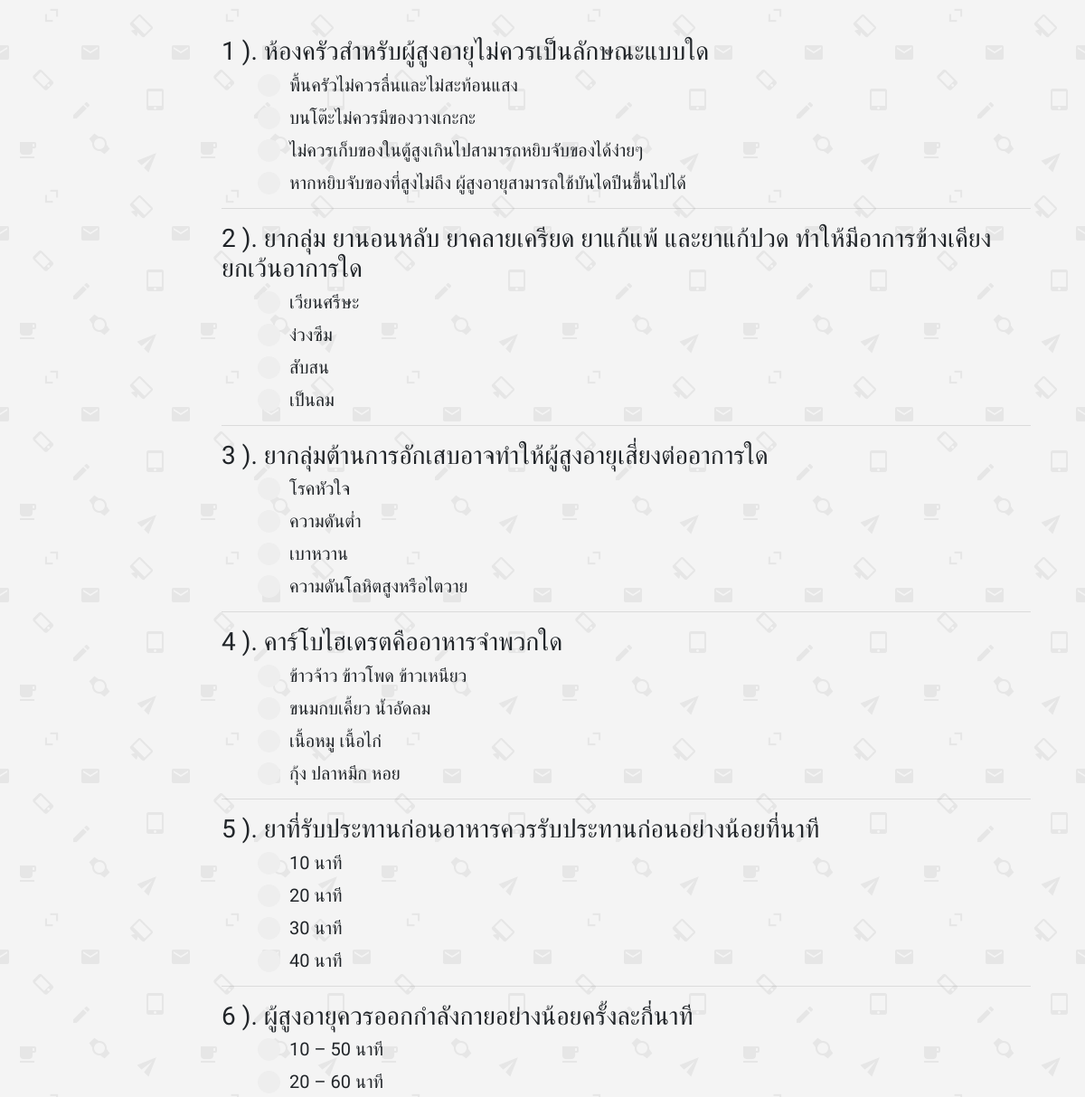
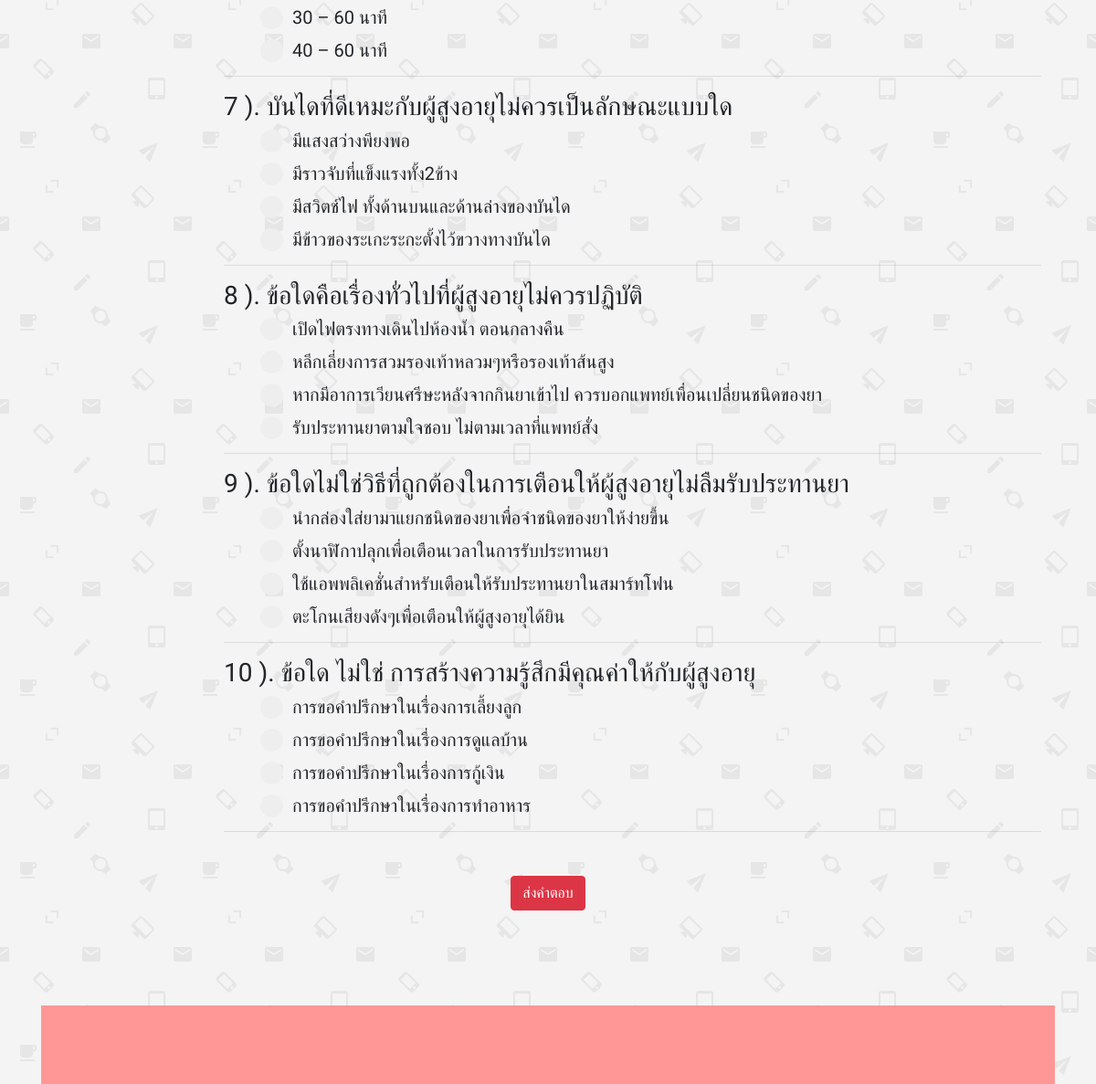
The app's page /choice.php?choice_id=28 with its own data (2 pictures, top to bottom).
### tables this page shows
CREATE TABLE `testing` (
  `id` int(3) NOT NULL,
  `choice_id` int(10) NOT NULL,
  `question` varchar(100) NOT NULL DEFAULT '',
  `c1` varchar(100) NOT NULL DEFAULT '',
  `c2` varchar(100) NOT NULL DEFAULT '',
  `c3` varchar(100) NOT NULL DEFAULT '',
  `c4` varchar(100) NOT NULL DEFAULT '',
  `answer` int(1) NOT NULL DEFAULT '0',
  `status` int(1) NOT NULL
);

### choice.php (the view, shortened to what this page needs)
<html>
<?php include 'conn.php'; ?>
<?php
$choice_id = $_REQUEST['choice_id'];
$user_id = $_REQUEST['user_id'];
$sql="SELECT * From testing WHERE choice_id = '$choice_id' and status <> 1 order by rand() limit 11";
$db_query=mysqli_query($con,$sql) or die(mysqli_error());
?>
<?php include 'header.php'; ?>
<body onload="window.setTimeout(&#39;getSecs()&#39;,1)">
  <div class="container">
    <div class="py-2">
      <div class="container">
        <div class="row">
          <div class="col-md-12">
          </div>
        </div>
      </div>
    </div>
    <form name="form1" method="post" action="">
      <div class="py-3" style="">
        <div class="container">
          <div class="row">
            <div class="col-md-2">
            </div>
            <div class="col-md-10">
              <?php
              if (isset($_REQUEST['af'])) {
                include 'answer.php';
              }else{
               ?>
               <?php
               $i=0;
               while($result=mysqli_fetch_array($db_query))
               {
                $i++;
                ?>
                <h3><?php echo $i." ).   ".$result["question"];?></h3>
                <ol>
                  <label class="containerr"><h5><?php echo $result["c1"];?>
                  <span class="checkmark"></span></h5>
                </label>
                <label class="containerr"><h5><?php echo $result["c2"];?>
                <span class="checkmark"></span></h5>
              </label>
              <label class="containerr"><h5><?php echo $result["c3"];?>
              <span class="checkmark"></span></h5>
            </label>
            <label class="containerr"><h5><?php echo $result["c4"];?>
            <span class="checkmark"></span></h5>
          </label>
        </ol>
        <hr>
      <?php } ?>
    <?php   } ?>
  </div>
</div>
</div>
</div>
<div class="py-3">
  <div class="container">
    <div class="row">
      <div class="col-md-12 text-center">
        <?php if (isset($_REQUEST['af'])) { ?>
         <a href="score.php?user_id=<?php echo $user_id ?>" class="btn btn-secondary" type="button" >ดูคะแนนรวม</a>
       <?php }else{ ?>
         <button class="btn btn-xs btn-danger buttonn" id="btn1" >ส่งคำตอบ</button>
       <?php   } ?>
     </div>
   </div>
 </div>
</form>
</div>
</body>
<?php include 'footer.php'; ?>
</html>

### choice.php (style rules this page uses)
.containerr { display: block; position: relative; padding-left: 35px; margin-bottom: 12px; cursor: pointer; font-size: 20px; -webkit-user-select: none; -moz-user-select: none; -ms-user-select: none; user-select: none; }
.checkmark { position: absolute; top: 0; left: 0; height: 25px; width: 25px; background-color: #eee; border-radius: 50%; }
.checkmark:after { content: ""; position: absolute; display: none; }
.containerr .checkmark:after { top: 9px; left: 9px; width: 8px; height: 8px; border-radius: 50%; background: white; }

### header.php (style rules this page uses)
body { background-image: url("img/email-pattern.png"); background-color: #cccc; font-family: 'Itim', cursive; }

### records on screen
testing: question "ห้องครัวสำหรับผู้สูงอายุไม่ควรเป็นลักษณะแบบใด", c1 "พื้นครัวไม่ควรลื่นและไม่สะท้อนแสง", c2 "บนโต๊ะไม่ควรมีของวางเกะกะ", c3 "ไม่ควรเก็บของในตู้สูงเกินไปสามารถหยิบจับของได้ง่ายๆ", c4 "หากหยิบจับของที่สูงไม่ถึง ผู้สูงอายุสามารถใช้บันไดปีนขึ้นไปได้"
testing: question "ยากลุ่ม ยานอนหลับ ยาคลายเครียด ยาแก้แพ้ และยาแก้ปวด ทำให้มีอาการข้างเคียงยกเว้นอาการใด", c1 "เวียนศรีษะ", c2 "ง่วงซึม", c3 "สับสน", c4 "เป็นลม"
testing: question "ยากลุ่มต้านการอักเสบอาจทำให้ผู้สูงอายุเสี่ยงต่ออาการใด", c1 "โรคหัวใจ", c2 "ความดันต่ำ", c3 "เบาหวาน", c4 "ความดันโลหิตสูงหรือไตวาย"
testing: question "คาร์โบไฮเดรตคืออาหารจำพวกใด", c1 "ข้าวจ้าว ข้าวโพด ข้าวเหนียว", c2 "ขนมกบเคี้ยว น้ำอัดลม", c3 "เนื้อหมู เนื้อไก่", c4 "กุ้ง ปลาหมึก หอย"
testing: question "ยาที่รับประทานก่อนอาหารควรรับประทานก่อนอย่างน้อยที่นาที", c1 "10 นาที", c2 "20 นาที", c3 "30 นาที", c4 "40 นาที"
testing: question "ผู้สูงอายุควรออกกำลังกายอย่างน้อยครั้งละกี่นาที", c1 "10 – 50 นาที", c2 "20 – 60 นาที", c3 "30 – 60 นาที", c4 "40 – 60 นาที"
testing: question "บันไดที่ดีเหมะกับผู้สูงอายุไม่ควรเป็นลักษณะแบบใด", c1 "มีแสงสว่างพียงพอ", c2 "มีราวจับที่แข็งแรงทั้ง2ข้าง", c3 "มีสวิตช์ไฟ ทั้งด้านบนและด้านล่างของบันได", c4 "มีข้าวของระเกะระกะตั้งไว้ขวางทางบันได"
testing: question "ข้อใดคือเรื่องทั่วไปที่ผู้สูงอายุไม่ควรปฏิบัติ", c1 "เปิดไฟตรงทางเดินไปห้องน้ำ ตอนกลางคืน", c2 "หลีกเลี่ยงการสวมรองเท้าหลวมๆหรือรองเท้าส้นสูง", c3 "หากมีอาการเวียนศรีษะหลังจากกินยาเข้าไป ควรบอกแพทย์เพื่อนเปลี่ยนชนิดของยา", c4 "รับประทานยาตามใจชอบ ไม่ตามเวลาที่แพทย์สั่ง"
testing: question "ข้อใดไม่ใช่วิธีที่ถูกต้องในการเตือนให้ผู้สูงอายุไม่ลืมรับประทานยา", c1 "นำกล่องใส่ยามาแยกชนิดของยาเพื่อจำชนิดของยาให้ง่ายขึ้น", c2 "ตั้งนาฬิกาปลุกเพื่อเตือนเวลาในการรับประทานยา", c3 "ใช้แอพพลิเคชั่นสำหรับเตือนให้รับประทานยาในสมาร์ทโฟน", c4 "ตะโกนเสียงดังๆเพื่อเตือนให้ผู้สูงอายุได้ยิน"
testing: question "ข้อใด ไม่ใช่ การสร้างความรู้สึกมีคุณค่าให้กับผู้สูงอายุ", c1 "การขอคำปรึกษาในเรื่องการเลี้ยงลูก", c2 "การขอคำปรึกษาในเรื่องการดูแลบ้าน", c3 "การขอคำปรึกษาในเรื่องการกู้เงิน", c4 "การขอคำปรึกษาในเรื่องการทำอาหาร"
